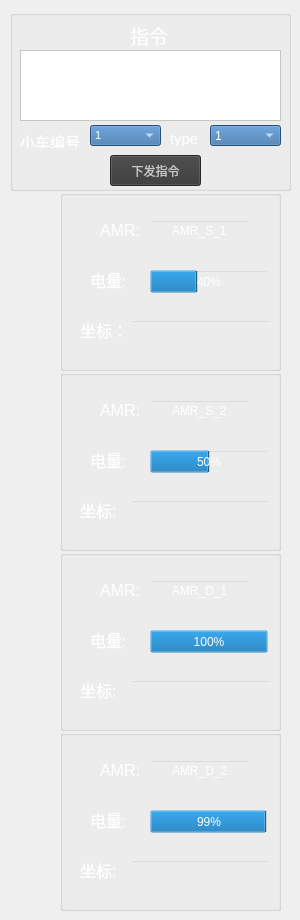
      <widget class="QWidget" name="page">
       <widget class="QGroupBox" name="groupBox_72">
        <property name="geometry">
         <rect>
          <x>10</x>
          <y>10</y>
          <width>281</width>
          <height>181</height>
         </rect>
        </property>
        <property name="styleSheet">
         <string notr="true">background-color:transparent;</string>
        </property>
        <property name="title">
         <string/>
        </property>
        <widget class="QComboBox" name="f_code_num">
         <property name="geometry">
          <rect>
           <x>80</x>
           <y>115</y>
           <width>71</width>
           <height>21</height>
          </rect>
         </property>
         <property name="font">
          <font>
           <pointsize>8</pointsize>
          </font>
         </property>
         <property name="styleSheet">
          <string notr="true">background-color: rgb(55, 111, 167);
color: rgb(255, 255, 255);</string>
         </property>
         <item>
          <property name="text">
           <string>1</string>
          </property>
         </item>
         <item>
          <property name="text">
           <string>2</string>
          </property>
         </item>
         <item>
          <property name="text">
           <string>3</string>
          </property>
         </item>
         <item>
          <property name="text">
           <string>4</string>
          </property>
         </item>
        </widget>
        <widget class="QTextEdit" name="f_code_code">
         <property name="geometry">
          <rect>
           <x>10</x>
           <y>40</y>
           <width>261</width>
           <height>71</height>
          </rect>
         </property>
         <property name="styleSheet">
          <string notr="true">background-color: rgb(255, 255, 255);</string>
         </property>
        </widget>
        <widget class="QPushButton" name="f_code_Button">
         <property name="geometry">
          <rect>
           <x>100</x>
           <y>145</y>
           <width>91</width>
           <height>31</height>
          </rect>
         </property>
         <property name="styleSheet">
          <string notr="true">background-color: rgb(56, 56, 56);
color: rgb(200, 200, 200);</string>
         </property>
         <property name="text">
          <string>下发指令</string>
         </property>
        </widget>
        <widget class="QComboBox" name="f_code_type">
         <property name="geometry">
          <rect>
           <x>200</x>
           <y>115</y>
           <width>71</width>
           <height>21</height>
          </rect>
         </property>
         <property name="styleSheet">
          <string notr="true">background-color: rgb(55, 111, 167);
color: rgb(255, 255, 255);</string>
         </property>
         <item>
          <property name="text">
           <string>1</string>
          </property>
         </item>
         <item>
          <property name="text">
           <string>2</string>
          </property>
         </item>
        </widget>
        <widget class="QLabel" name="label_237">
         <property name="geometry">
          <rect>
           <x>120</x>
           <y>10</y>
           <width>51</width>
           <height>31</height>
          </rect>
         </property>
         <property name="text">
          <string>&lt;html&gt;&lt;head/&gt;&lt;body&gt;&lt;p&gt;&lt;span style=&quot; font-size:14pt; color:#ffffff;&quot;&gt;指令&lt;/span&gt;&lt;/p&gt;&lt;/body&gt;&lt;/html&gt;</string>
         </property>
        </widget>
        <widget class="QLabel" name="label_277">
         <property name="geometry">
          <rect>
           <x>10</x>
           <y>120</y>
           <width>60</width>
           <height>18</height>
          </rect>
         </property>
         <property name="font">
          <font>
           <pointsize>11</pointsize>
          </font>
         </property>
         <property name="text">
          <string>&lt;html&gt;&lt;head/&gt;&lt;body&gt;&lt;p&gt;&lt;span style=&quot; color:#ffffff;&quot;&gt;小车编号&lt;/span&gt;&lt;/p&gt;&lt;/body&gt;&lt;/html&gt;</string>
         </property>
        </widget>
        <widget class="QLabel" name="label_278">
         <property name="geometry">
          <rect>
           <x>160</x>
           <y>120</y>
           <width>41</width>
           <height>16</height>
          </rect>
         </property>
         <property name="font">
          <font>
           <pointsize>11</pointsize>
          </font>
         </property>
         <property name="text">
          <string>&lt;html&gt;&lt;head/&gt;&lt;body&gt;&lt;p&gt;&lt;span style=&quot; color:#ffffff;&quot;&gt;type&lt;/span&gt;&lt;/p&gt;&lt;/body&gt;&lt;/html&gt;</string>
         </property>
        </widget>
        <zorder>f_code_num</zorder>
        <zorder>f_code_code</zorder>
        <zorder>f_code_Button</zorder>
        <zorder>f_code_type</zorder>
        <zorder>label_237</zorder>
        <zorder>label_278</zorder>
        <zorder>label_277</zorder>
       </widget>
       <widget class="QGroupBox" name="groupBox_6">
        <property name="geometry">
         <rect>
          <x>60</x>
          <y>190</y>
          <width>221</width>
          <height>181</height>
         </rect>
        </property>
        <property name="styleSheet">
         <string notr="true">background-color: transparent;</string>
        </property>
        <property name="title">
         <string/>
        </property>
        <widget class="QLabel" name="label_32">
         <property name="geometry">
          <rect>
           <x>40</x>
           <y>20</y>
           <width>51</width>
           <height>41</height>
          </rect>
         </property>
         <property name="text">
          <string>&lt;html&gt;&lt;head/&gt;&lt;body&gt;&lt;p&gt;&lt;span style=&quot; font-size:12pt; color:#ffffff;&quot;&gt;AMR:&lt;/span&gt;&lt;/p&gt;&lt;/body&gt;&lt;/html&gt;</string>
         </property>
        </widget>
        <widget class="QLineEdit" name="lineEdit_11">
         <property name="geometry">
          <rect>
           <x>90</x>
           <y>30</y>
           <width>101</width>
           <height>22</height>
          </rect>
         </property>
         <property name="styleSheet">
          <string notr="true">color: rgb(255, 255, 255);</string>
         </property>
         <property name="text">
          <string>AMR_S_1</string>
         </property>
         <property name="alignment">
          <set>Qt::AlignCenter</set>
         </property>
        </widget>
        <widget class="QLabel" name="label_33">
         <property name="geometry">
          <rect>
           <x>30</x>
           <y>70</y>
           <width>51</width>
           <height>41</height>
          </rect>
         </property>
         <property name="text">
          <string>&lt;html&gt;&lt;head/&gt;&lt;body&gt;&lt;p&gt;&lt;span style=&quot; font-size:12pt; color:#ffffff;&quot;&gt;电量:&lt;/span&gt;&lt;/p&gt;&lt;/body&gt;&lt;/html&gt;</string>
         </property>
        </widget>
        <widget class="QLabel" name="label_34">
         <property name="geometry">
          <rect>
           <x>20</x>
           <y>120</y>
           <width>51</width>
           <height>41</height>
          </rect>
         </property>
         <property name="text">
          <string>&lt;html&gt;&lt;head/&gt;&lt;body&gt;&lt;p&gt;&lt;span style=&quot; font-size:12pt; color:#ffffff;&quot;&gt;坐标：&lt;/span&gt;&lt;/p&gt;&lt;/body&gt;&lt;/html&gt;</string>
         </property>
        </widget>
        <widget class="QLineEdit" name="xy_pos">
         <property name="geometry">
          <rect>
           <x>70</x>
           <y>130</y>
           <width>141</width>
           <height>22</height>
          </rect>
         </property>
         <property name="styleSheet">
          <string notr="true">color: rgb(255, 255, 255);</string>
         </property>
         <property name="text">
          <string/>
         </property>
         <property name="alignment">
          <set>Qt::AlignCenter</set>
         </property>
        </widget>
        <widget class="QProgressBar" name="progressBar">
         <property name="geometry">
          <rect>
           <x>90</x>
           <y>80</y>
           <width>118</width>
           <height>23</height>
          </rect>
         </property>
         <property name="styleSheet">
          <string notr="true">color: rgb(255, 255, 255);</string>
         </property>
         <property name="value">
          <number>40</number>
         </property>
        </widget>
       </widget>
       <widget class="QGroupBox" name="groupBox_7">
        <property name="geometry">
         <rect>
          <x>60</x>
          <y>370</y>
          <width>221</width>
          <height>181</height>
         </rect>
        </property>
        <property name="styleSheet">
         <string notr="true">background-color: transparent;</string>
        </property>
        <property name="title">
         <string/>
        </property>
        <widget class="QLabel" name="label_35">
         <property name="geometry">
          <rect>
           <x>40</x>
           <y>20</y>
           <width>51</width>
           <height>41</height>
          </rect>
         </property>
         <property name="text">
          <string>&lt;html&gt;&lt;head/&gt;&lt;body&gt;&lt;p&gt;&lt;span style=&quot; font-size:12pt; color:#ffffff;&quot;&gt;AMR:&lt;/span&gt;&lt;/p&gt;&lt;/body&gt;&lt;/html&gt;</string>
         </property>
        </widget>
        <widget class="QLineEdit" name="lineEdit_12">
         <property name="geometry">
          <rect>
           <x>90</x>
           <y>30</y>
           <width>101</width>
           <height>22</height>
          </rect>
         </property>
         <property name="styleSheet">
          <string notr="true">color: rgb(255, 255, 255);</string>
         </property>
         <property name="text">
          <string>AMR_S_2</string>
         </property>
         <property name="alignment">
          <set>Qt::AlignCenter</set>
         </property>
        </widget>
        <widget class="QLabel" name="label_36">
         <property name="geometry">
          <rect>
           <x>30</x>
           <y>70</y>
           <width>51</width>
           <height>41</height>
          </rect>
         </property>
         <property name="text">
          <string>&lt;html&gt;&lt;head/&gt;&lt;body&gt;&lt;p&gt;&lt;span style=&quot; font-size:12pt; color:#ffffff;&quot;&gt;电量:&lt;/span&gt;&lt;/p&gt;&lt;/body&gt;&lt;/html&gt;</string>
         </property>
        </widget>
        <widget class="QLabel" name="label_37">
         <property name="geometry">
          <rect>
           <x>20</x>
           <y>120</y>
           <width>51</width>
           <height>41</height>
          </rect>
         </property>
         <property name="text">
          <string>&lt;html&gt;&lt;head/&gt;&lt;body&gt;&lt;p&gt;&lt;span style=&quot; font-size:12pt; color:#ffffff;&quot;&gt;坐标:&lt;/span&gt;&lt;/p&gt;&lt;/body&gt;&lt;/html&gt;</string>
         </property>
        </widget>
        <widget class="QLineEdit" name="xy_pos2">
         <property name="geometry">
          <rect>
           <x>70</x>
           <y>130</y>
           <width>141</width>
           <height>22</height>
          </rect>
         </property>
         <property name="styleSheet">
          <string notr="true">color: rgb(255, 255, 255);</string>
         </property>
         <property name="text">
          <string/>
         </property>
         <property name="alignment">
          <set>Qt::AlignCenter</set>
         </property>
        </widget>
        <widget class="QProgressBar" name="progressBar_2">
         <property name="geometry">
          <rect>
           <x>90</x>
           <y>80</y>
           <width>118</width>
           <height>23</height>
          </rect>
         </property>
         <property name="styleSheet">
          <string notr="true">color: rgb(255, 255, 255);</string>
         </property>
         <property name="value">
          <number>50</number>
         </property>
        </widget>
       </widget>
       <widget class="QGroupBox" name="groupBox_8">
        <property name="geometry">
         <rect>
          <x>60</x>
          <y>550</y>
          <width>221</width>
          <height>181</height>
         </rect>
        </property>
        <property name="styleSheet">
         <string notr="true">background-color: transparent;</string>
        </property>
        <property name="title">
         <string/>
        </property>
        <widget class="QLabel" name="label_38">
         <property name="geometry">
          <rect>
           <x>40</x>
           <y>20</y>
           <width>51</width>
           <height>41</height>
          </rect>
         </property>
         <property name="text">
          <string>&lt;html&gt;&lt;head/&gt;&lt;body&gt;&lt;p&gt;&lt;span style=&quot; font-size:12pt; color:#ffffff;&quot;&gt;AMR:&lt;/span&gt;&lt;/p&gt;&lt;/body&gt;&lt;/html&gt;</string>
         </property>
        </widget>
        <widget class="QLineEdit" name="lineEdit_15">
         <property name="geometry">
          <rect>
           <x>90</x>
           <y>30</y>
           <width>101</width>
           <height>22</height>
          </rect>
         </property>
         <property name="styleSheet">
          <string notr="true">color: rgb(255, 255, 255);</string>
         </property>
         <property name="text">
          <string>AMR_D_1</string>
         </property>
         <property name="alignment">
          <set>Qt::AlignCenter</set>
         </property>
        </widget>
        <widget class="QLabel" name="label_39">
         <property name="geometry">
          <rect>
           <x>30</x>
           <y>70</y>
           <width>51</width>
           <height>41</height>
          </rect>
         </property>
         <property name="text">
          <string>&lt;html&gt;&lt;head/&gt;&lt;body&gt;&lt;p&gt;&lt;span style=&quot; font-size:12pt; color:#ffffff;&quot;&gt;电量:&lt;/span&gt;&lt;/p&gt;&lt;/body&gt;&lt;/html&gt;</string>
         </property>
        </widget>
        <widget class="QLabel" name="label_40">
         <property name="geometry">
          <rect>
           <x>20</x>
           <y>120</y>
           <width>51</width>
           <height>41</height>
          </rect>
         </property>
         <property name="text">
          <string>&lt;html&gt;&lt;head/&gt;&lt;body&gt;&lt;p&gt;&lt;span style=&quot; font-size:12pt; color:#ffffff;&quot;&gt;坐标:&lt;/span&gt;&lt;/p&gt;&lt;/body&gt;&lt;/html&gt;</string>
         </property>
        </widget>
        <widget class="QLineEdit" name="xy_pos3">
         <property name="geometry">
          <rect>
           <x>70</x>
           <y>130</y>
           <width>141</width>
           <height>22</height>
          </rect>
         </property>
         <property name="styleSheet">
          <string notr="true">color: rgb(255, 255, 255);</string>
         </property>
         <property name="text">
          <string/>
         </property>
         <property name="alignment">
          <set>Qt::AlignCenter</set>
         </property>
        </widget>
        <widget class="QProgressBar" name="progressBar_3">
         <property name="geometry">
          <rect>
           <x>90</x>
           <y>80</y>
           <width>118</width>
           <height>23</height>
          </rect>
         </property>
         <property name="styleSheet">
          <string notr="true">color: rgb(255, 255, 255);</string>
         </property>
         <property name="value">
          <number>100</number>
         </property>
        </widget>
       </widget>
       <widget class="QGroupBox" name="groupBox_9">
        <property name="geometry">
         <rect>
          <x>60</x>
          <y>730</y>
          <width>221</width>
          <height>181</height>
         </rect>
        </property>
        <property name="styleSheet">
         <string notr="true">background-color: transparent;</string>
        </property>
        <property name="title">
         <string/>
        </property>
        <widget class="QLabel" name="label_41">
         <property name="geometry">
          <rect>
           <x>40</x>
           <y>20</y>
           <width>51</width>
           <height>41</height>
          </rect>
         </property>
         <property name="text">
          <string>&lt;html&gt;&lt;head/&gt;&lt;body&gt;&lt;p&gt;&lt;span style=&quot; font-size:12pt; color:#ffffff;&quot;&gt;AMR:&lt;/span&gt;&lt;/p&gt;&lt;/body&gt;&lt;/html&gt;</string>
         </property>
        </widget>
        <widget class="QLineEdit" name="lineEdit_17">
         <property name="geometry">
          <rect>
           <x>90</x>
           <y>30</y>
           <width>101</width>
           <height>22</height>
          </rect>
         </property>
         <property name="styleSheet">
          <string notr="true">color: rgb(255, 255, 255);</string>
         </property>
         <property name="text">
          <string>AMR_D_2</string>
         </property>
         <property name="alignment">
          <set>Qt::AlignCenter</set>
         </property>
        </widget>
        <widget class="QLabel" name="label_42">
         <property name="geometry">
          <rect>
           <x>30</x>
           <y>70</y>
           <width>51</width>
           <height>41</height>
          </rect>
         </property>
         <property name="text">
          <string>&lt;html&gt;&lt;head/&gt;&lt;body&gt;&lt;p&gt;&lt;span style=&quot; font-size:12pt; color:#ffffff;&quot;&gt;电量:&lt;/span&gt;&lt;/p&gt;&lt;/body&gt;&lt;/html&gt;</string>
         </property>
        </widget>
        <widget class="QLabel" name="label_43">
         <property name="geometry">
          <rect>
           <x>20</x>
           <y>120</y>
           <width>51</width>
           <height>41</height>
          </rect>
         </property>
         <property name="text">
          <string>&lt;html&gt;&lt;head/&gt;&lt;body&gt;&lt;p&gt;&lt;span style=&quot; font-size:12pt; color:#ffffff;&quot;&gt;坐标:&lt;/span&gt;&lt;/p&gt;&lt;/body&gt;&lt;/html&gt;</string>
         </property>
        </widget>
        <widget class="QLineEdit" name="xy_pos4">
         <property name="geometry">
          <rect>
           <x>70</x>
           <y>130</y>
           <width>141</width>
           <height>22</height>
          </rect>
         </property>
         <property name="styleSheet">
          <string notr="true">color: rgb(255, 255, 255);</string>
         </property>
         <property name="text">
          <string/>
         </property>
         <property name="alignment">
          <set>Qt::AlignCenter</set>
         </property>
        </widget>
        <widget class="QProgressBar" name="progressBar_4">
         <property name="geometry">
          <rect>
           <x>90</x>
           <y>80</y>
           <width>118</width>
           <height>23</height>
          </rect>
         </property>
         <property name="styleSheet">
          <string notr="true">color: rgb(255, 255, 255);</string>
         </property>
         <property name="value">
          <number>99</number>
         </property>
        </widget>
       </widget>
      </widget>
